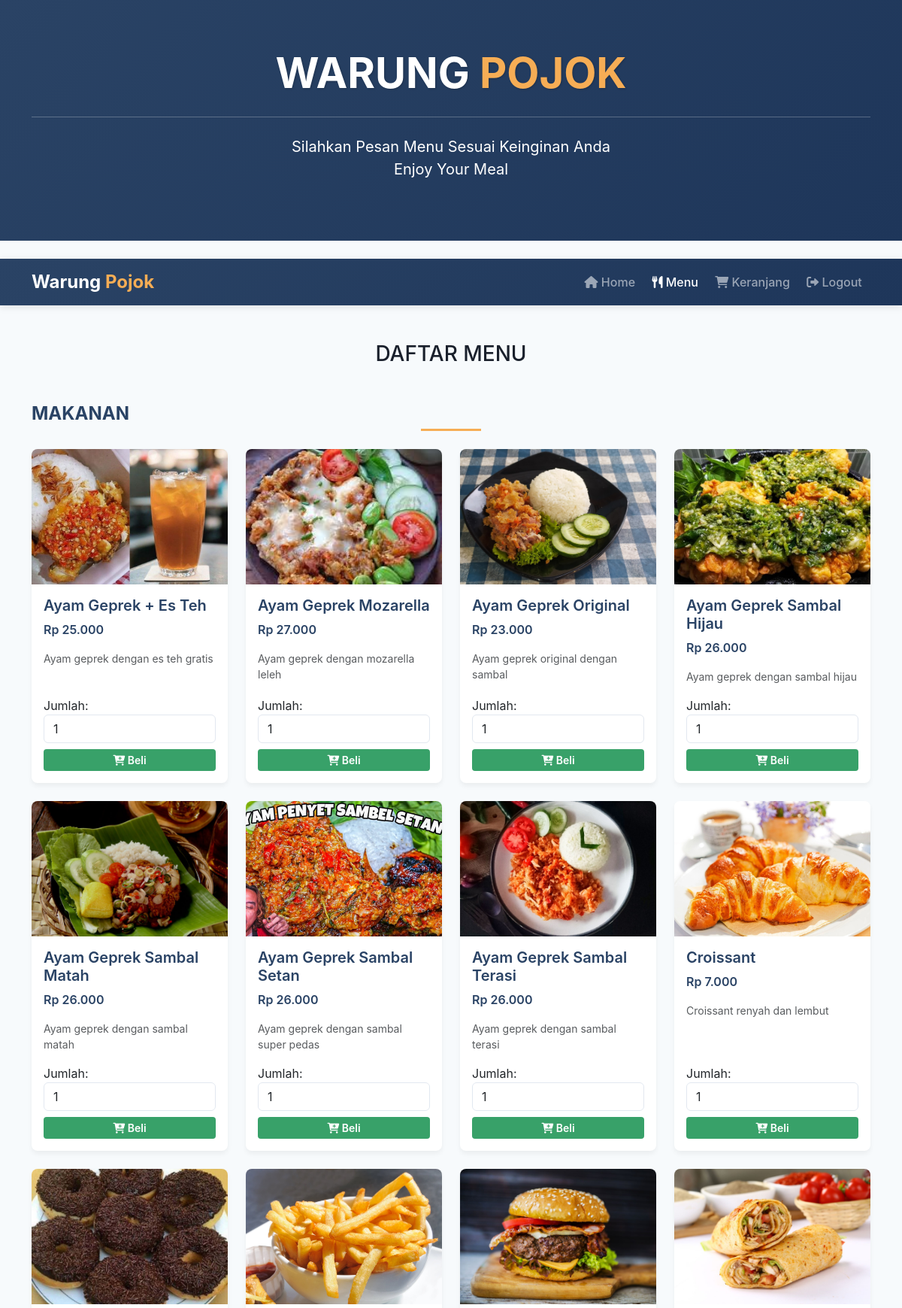
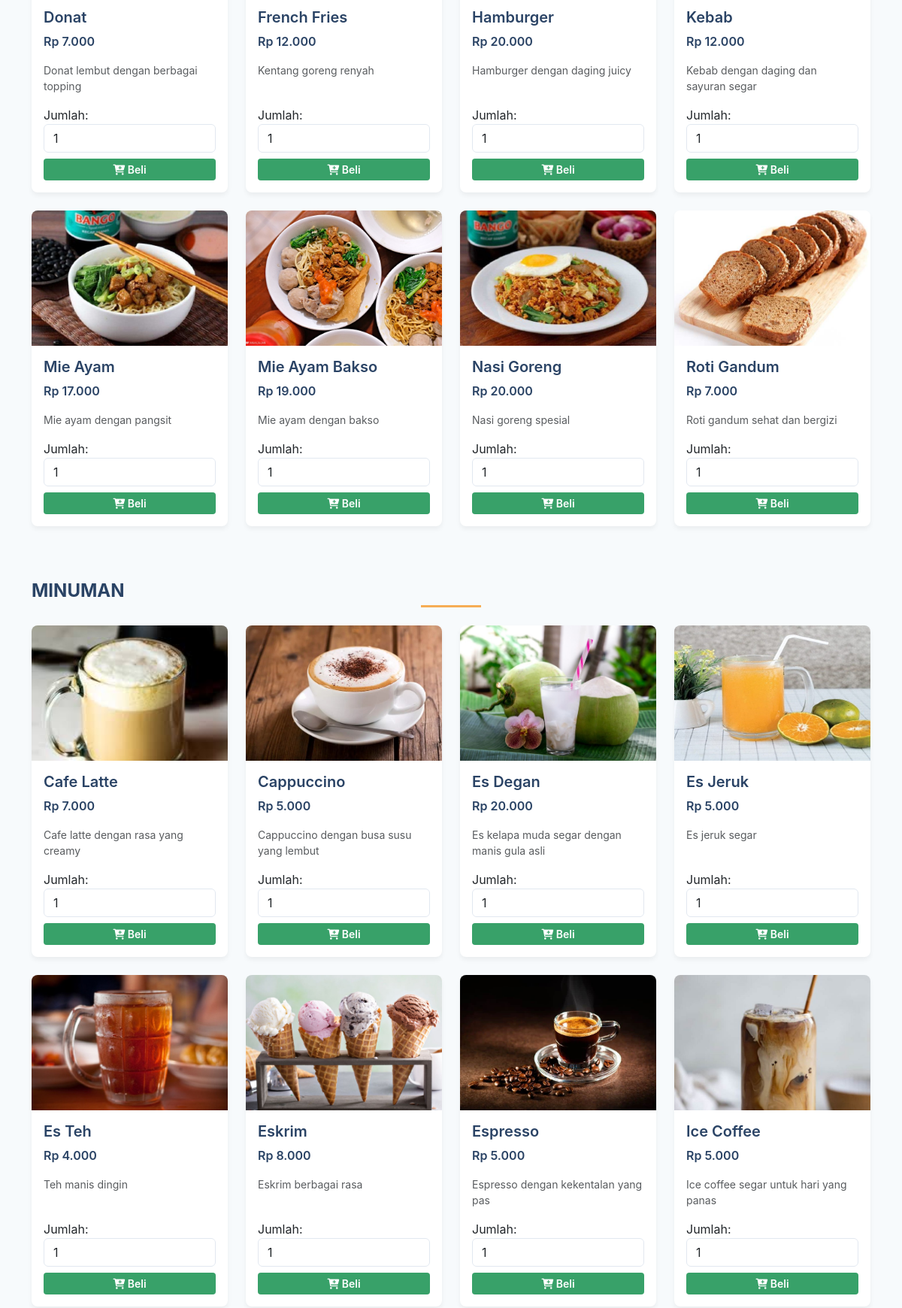
The page /daftar_menu.php (upper part) on the database its author committed (2 pictures, top to bottom).
### tables this page shows
CREATE TABLE `menu` (
  `id` int(11) NOT NULL,
  `nama_menu` varchar(100) NOT NULL,
  `kategori` varchar(50) NOT NULL,
  `harga` decimal(10,2) NOT NULL,
  `deskripsi` text DEFAULT NULL,
  `gambar` varchar(255) DEFAULT NULL,
  `tersedia` tinyint(1) DEFAULT 1,
  `stok` int(11) NOT NULL DEFAULT 0
);

### daftar_menu.php (the view, shortened to what this page needs)
<?php
include 'koneksi.php';
$query = "SELECT * FROM menu WHERE tersedia = 1 ORDER BY kategori, nama_menu";
$result = mysqli_query($conn, $query);
$menusByCategory = [];
while ($menu = mysqli_fetch_assoc($result)) {
    $menusByCategory[$menu['kategori']][] = $menu;
}
?>
<!doctype html>
<html lang="en">
<head>
    <link href="https://cdn.jsdelivr.net/npm/bootstrap@5.3.0/dist/css/bootstrap.min.css" rel="stylesheet">
    <link rel="stylesheet" href="https://cdnjs.cloudflare.com/ajax/libs/font-awesome/6.0.0/css/all.min.css">
</head>
<body>
    <div class="jumbotron jumbotron-fluid text-center mb-4">
    <div class="container">
        <h1 class="display-4 font-weight-bold">WARUNG <span>POJOK</span></h1>
        <hr class="my-4 bg-light" />
        <p class="lead font-weight-bold">
        Silahkan Pesan Menu Sesuai Keinginan Anda<br />
        Enjoy Your Meal
        </p>
    </div>
    </div>
    <nav class="navbar navbar-expand-lg navbar-dark sticky-top">
    <div class="container">
        <a class="navbar-brand font-weight-bold" href="index.php">Warung <span>Pojok</span></a>
        <div class="collapse navbar-collapse" id="navbarNav">
        <ul class="navbar-nav ms-auto">
            <li class="nav-item">
            <a class="nav-link" href="index.php"><i class="fas fa-home mr-1"></i> Home</a>
            </li>
            <li class="nav-item">
            <a class="nav-link active" href="daftar_menu.php"><i class="fas fa-utensils mr-1"></i> Menu</a>
            </li>
            <li class="nav-item">
            <a class="nav-link" href="keranjang.php"><i class="fas fa-shopping-cart mr-1"></i> Keranjang</a>
            </li>
            <li class="nav-item">
            <a class="nav-link" href="logout_admin.php"><i class="fas fa-sign-out-alt mr-1"></i> Logout</a>
            </li>
        </ul>
        </div>
    </div>
    </nav>
    <main class="container my-5">
    <h3 class="text-center font-weight-bold mb-4">DAFTAR MENU</h3>
    <?php foreach ($menusByCategory as $category => $menus): ?>
        <h4 class="section-title mt-5"><?= strtoupper($category) ?></h4>
        <div class="row">
            <?php foreach ($menus as $menu): ?>
            <div class="col-md-3 mb-4">
                <div class="card border-dark h-100">
                    <?php
                    $gambar = !empty($menu['gambar']) ? $menu['gambar'] : 'default.jpg';
                    ?>
                    <img
                    src="images/Background/<?= htmlspecialchars($gambar) ?>"
                    class="card-img-top"
                    alt="<?= htmlspecialchars($menu['nama_menu']) ?>"
                    />
                    <div class="card-body d-flex flex-column">
                        <h5 class="card-title font-weight-bold"><?= htmlspecialchars($menu['nama_menu']) ?></h5>
                        <p class="card-text harga">Rp <?= number_format($menu['harga'], 0, ',', '.') ?></p>
                        <?php if (!empty($menu['deskripsi'])): ?>
                            <p class="card-text small text-muted"><?= htmlspecialchars($menu['deskripsi']) ?></p>
                        <?php endif; ?>
                        <form method="POST" action="daftar_menu.php" class="mt-auto">
                            <div class="form-group mb-2">
                                <label for="jumlah_<?= $menu['id'] ?>">Jumlah:</label>
                                <input
                                    type="number"
                                    name="quantity"
                                    id="jumlah_<?= $menu['id'] ?>"
                                    class="form-control"
                                    value="1"
                                    min="1"
                                />
                            </div>
                            <button type="submit" name="add_to_cart" class="btn btn-success btn-sm w-100">
                                <i class="fas fa-cart-plus mr-1"></i> Beli
                            </button>
                        </form>
                    </div>
                </div>
            </div>
            <?php endforeach; ?>
        </div>
    <?php endforeach; ?>
    </main>
</body>
</html>

### daftar_menu.php (style rules this page uses)
:root { --primary: #2a4365; --secondary: #f6ad55; --dark: #1a202c; --light: #f7fafc; --success: #38a169; --danger: #e53e3e; --gray: #e2e8f0; }
body { background-color: var(--light); color: var(--dark); font-family: 'Poppins', -apple-system, BlinkMacSystemFont, 'Segoe UI', Roboto, Oxygen, Ubuntu, Cantarell, sans-serif; min-height: 100vh; display: flex; flex-direction: column; }
.navbar { background: linear-gradient(135deg, var(--primary) 0%, #1e365a 100%); box-shadow: 0 2px 10px rgba(0, 0, 0, 0.1); }
.navbar-brand { font-weight: 700; font-size: 1.5rem; }
.navbar-brand span { color: var(--secondary); }
.nav-link { font-weight: 500; padding: 0.5rem 1rem; margin: 0 0.2rem; border-radius: 0.375rem; transition: all 0.3s ease; }
.jumbotron { background: linear-gradient(135deg, var(--primary) 0%, #1e365a 100%); color: white; padding: 4rem 1rem; margin-bottom: 2rem; border-radius: 0; position: relative; overflow: hidden; }
.jumbotron::before { content: ""; position: absolute; top: 0; left: 0; right: 0; bottom: 0; background: url('https://images.unsplash.com/photo-1504674900247-0877df9cc836?ixlib=rb-1.2.1&auto=format&fit=crop&w=1350&q=80') center/cover; opacity: 0.15; z-index: 0; }
.jumbotron .container { position: relative; z-index: 1; }
.display-4 { font-weight: 700; text-shadow: 1px 1px 3px rgba(0, 0, 0, 0.2); }
.display-4 span { color: var(--secondary); }
.lead { font-weight: 400; }
.card { border: none; border-radius: 0.5rem; overflow: hidden; box-shadow: 0 4px 6px rgba(0, 0, 0, 0.05); transition: transform 0.3s ease, box-shadow 0.3s ease; background-color: white; }
.card-img-top { object-fit: cover; height: 180px; width: 100%; }
.card-title { font-weight: 600; color: var(--primary); }
.harga { color: var(--primary); font-weight: 600; }
.btn-success { background-color: var(--success); border: none; font-weight: 600; transition: all 0.3s ease; }
.section-title { color: var(--primary); font-weight: 700; margin: 2rem 0 1.5rem; position: relative; padding-bottom: 0.5rem; }
.section-title::after { content: ""; position: absolute; bottom: 0; left: 50%; transform: translateX(-50%); width: 80px; height: 3px; background-color: var(--secondary); }
.form-control { border-radius: 0.375rem; border: 1px solid var(--gray); }

### rows shown on the page
menu: gambar (picture), nama_menu "Ayam Geprek + Es Teh", harga "25.000", deskripsi "Ayam geprek dengan es teh gratis"
menu: gambar (picture), nama_menu "Ayam Geprek Mozarella", harga "27.000", deskripsi "Ayam geprek dengan mozarella leleh"
menu: gambar (picture), nama_menu "Ayam Geprek Original", harga "23.000", deskripsi "Ayam geprek original dengan sambal"
menu: gambar (picture), nama_menu "Ayam Geprek Sambal Hijau", harga "26.000", deskripsi "Ayam geprek dengan sambal hijau"
menu: gambar (picture), nama_menu "Ayam Geprek Sambal Matah", harga "26.000", deskripsi "Ayam geprek dengan sambal matah"
menu: gambar (picture), nama_menu "Ayam Geprek Sambal Setan", harga "26.000", deskripsi "Ayam geprek dengan sambal super pedas"
menu: gambar (picture), nama_menu "Ayam Geprek Sambal Terasi", harga "26.000", deskripsi "Ayam geprek dengan sambal terasi"
menu: gambar (picture), nama_menu "Croissant", harga "7.000", deskripsi "Croissant renyah dan lembut"
menu: gambar (picture), nama_menu "Donat", harga "7.000", deskripsi "Donat lembut dengan berbagai topping"
menu: gambar (picture), nama_menu "French Fries", harga "12.000", deskripsi "Kentang goreng renyah"
menu: gambar (picture), nama_menu "Hamburger", harga "20.000", deskripsi "Hamburger dengan daging juicy"
menu: gambar (picture), nama_menu "Kebab", harga "12.000", deskripsi "Kebab dengan daging dan sayuran segar"
menu: gambar (picture), nama_menu "Mie Ayam", harga "17.000", deskripsi "Mie ayam dengan pangsit"
menu: gambar (picture), nama_menu "Mie Ayam Bakso", harga "19.000", deskripsi "Mie ayam dengan bakso"
menu: gambar (picture), nama_menu "Nasi Goreng", harga "20.000", deskripsi "Nasi goreng spesial"
menu: gambar (picture), nama_menu "Roti Gandum", harga "7.000", deskripsi "Roti gandum sehat dan bergizi"
menu: gambar (picture), nama_menu "Cafe Latte", harga "7.000", deskripsi "Cafe latte dengan rasa yang creamy"
menu: gambar (picture), nama_menu "Cappuccino", harga "5.000", deskripsi "Cappuccino dengan busa susu yang lembut"
menu: gambar (picture), nama_menu "Es Degan", harga "20.000", deskripsi "Es kelapa muda segar dengan manis gula asli"
menu: gambar (picture), nama_menu "Es Jeruk", harga "5.000", deskripsi "Es jeruk segar"
menu: gambar (picture), nama_menu "Es Teh", harga "4.000", deskripsi "Teh manis dingin"
menu: gambar (picture), nama_menu "Eskrim", harga "8.000", deskripsi "Eskrim berbagai rasa"
menu: gambar (picture), nama_menu "Espresso", harga "5.000", deskripsi "Espresso dengan kekentalan yang pas"
menu: gambar (picture), nama_menu "Ice Coffee", harga "5.000", deskripsi "Ice coffee segar untuk hari yang panas"

### other values the page prints
$category "MAKANAN"
$category "MINUMAN"
